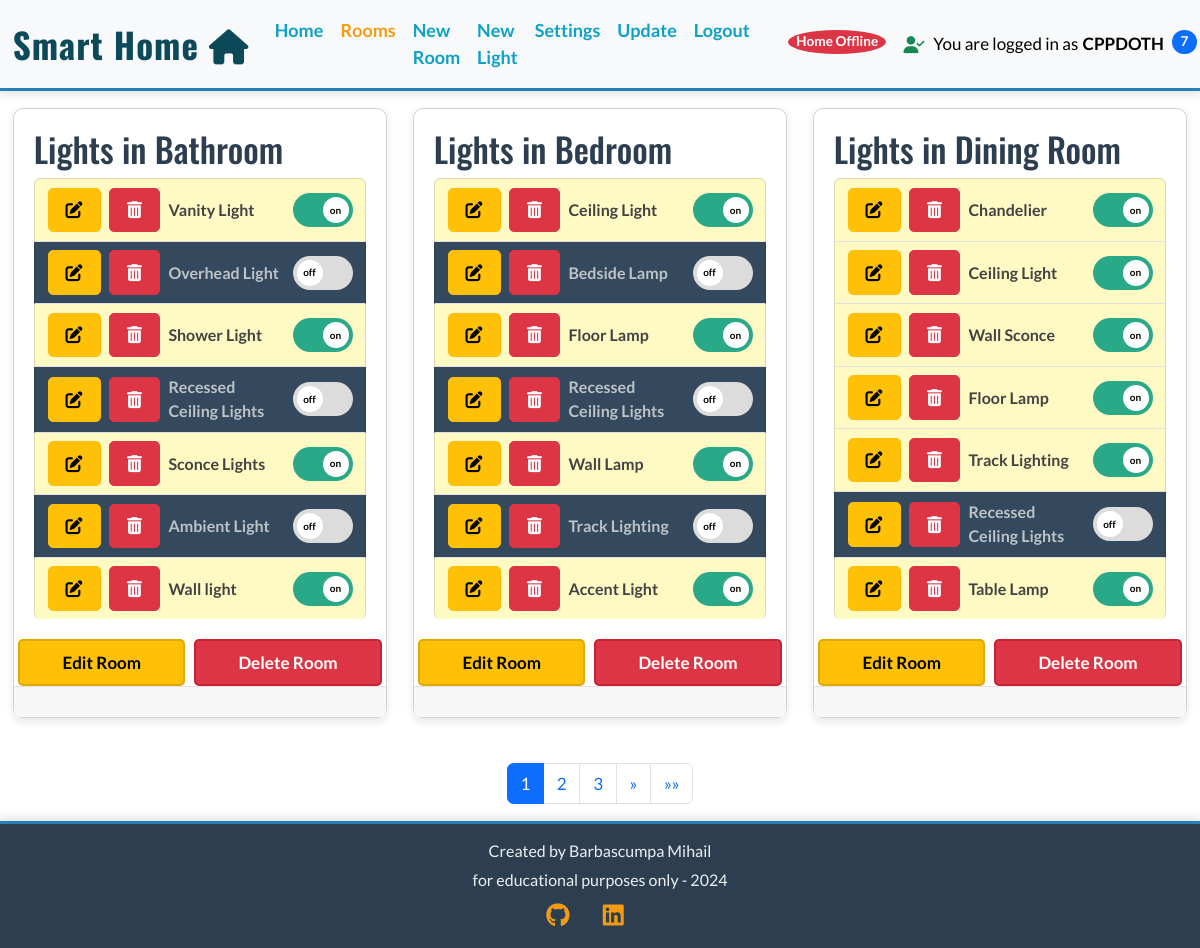
The page /rooms/ (signed in) on the database as committed earlier.
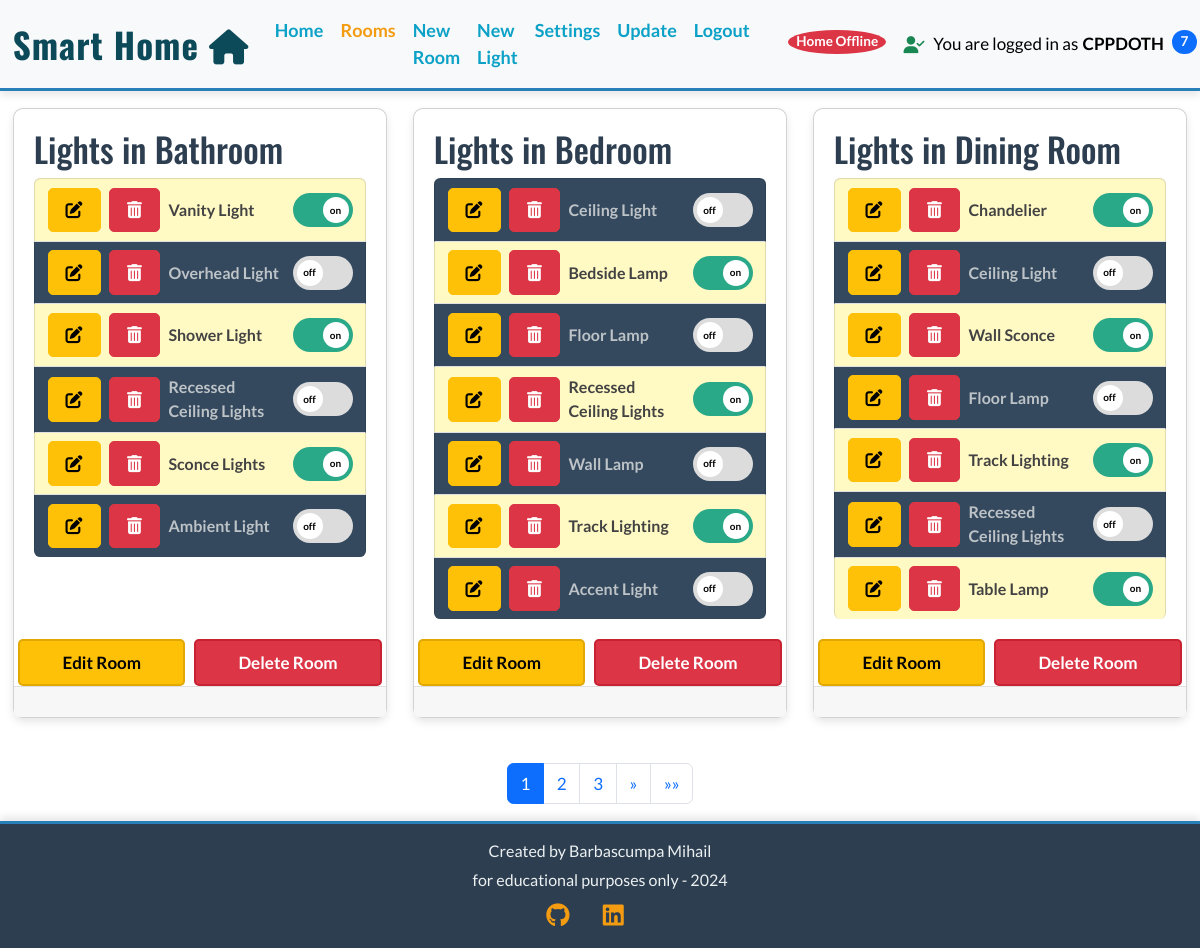
The same page on the database as committed later.
### light_app/models.py (models this page shows, shortened)
class Room(models.Model):
    name = models.CharField(max_length=100)
    user = models.ForeignKey(
        User, on_delete=models.CASCADE, related_name="rooms"
    )
    class Meta:
        ordering = ["name"]
        unique_together = ('name', 'user')

class Light(models.Model):
    name = models.CharField(max_length=100, default="")
    room = models.ForeignKey(Room, on_delete=models.CASCADE, related_name="lights")
    description = models.TextField(null=True, blank=True, default="")
    state = models.IntegerField(choices=STATE_CHOICES, default=2)
    choices = models.ManyToManyField(Choice, related_name="lights", blank=True)
    class Meta:
        ordering = ["id"]

### light_app/views.py (the view)
# urls.py: path("rooms/", views.room_list_view, name="room_list"),
@login_required
def room_list_view(request):
    rooms = Room.objects.filter(user=request.user).prefetch_related("lights")
    paginator = Paginator(rooms, 3)
    page_number = request.GET.get("page")
    page_obj = paginator.get_page(page_number)
    context = {
        "room_list": page_obj,
        "is_paginated": page_obj.has_other_pages(),
        "page_obj": page_obj,
    }
    return render(request, "light_app/rooms_list.html", context)

### firmware_manager/context_processors.py (called while the page is built)
def user_ip_processor(request):
    user_ip = request.META.get('REMOTE_ADDR')  # Obține adresa IP a utilizatorului
    print(f"USER IP IN CONTEXT {user_ip}")
    return {
        'user_ip': user_ip  # Include adresa IP în contextul template-ului
    }

### light_app/context_processors.py (called while the page is built, shortened)
def global_variables(request):
    global home_online_status
    user_settings=None
    if request.user.is_authenticated:
        user_settings, created = UserSettings.objects.get_or_create(user=request.user)
        user_id = request.user.id
        online_status = home_online_status.get(user_id, False)
        return {
            "home_online_status": online_status,  # Returnează doar starea utilizatorului curent
            "silence_mode": user_settings.silence_mode,
            "check_interval": user_settings.server_check_interval,  # Returnează intervalul corect
            "user_ip": request.META["REMOTE_ADDR"],
        }

### light_app/templates/light_app/rooms_list.html (shortened to what this page needs)
{% extends "base.html" %}
{% load static %}
{% block content %}
<div class="container-fluid">
  <div class="row">
    <div class="col-12 mt-3 left">
      <div class="row card-deck">
        {% for room in page_obj %}
        <div class="col-sm-12 col-md-6 col-lg-4 mb-4">
          <div class="card h-100 " id="light-{{ room.name }}-{{ light.name }}">
            <div class="card-body">
              <div class="image-container">
                <div class="image-flash">
                  <h2 class="card-title">Lights in {{ room.name }}</h2>
                </div>
              </div>
              <ul class="list-group">
                {% for light in room.lights.all %}
                <li id="light-{{ room.name }}-{{ light.name }}"
                  class="list-group-item d-flex justify-content-between align-items-center {% if light.get_state_display == 'on' %}light-on{% else %}light-off{% endif %} ">
                  <div class="d-flex align-items-center ">
                    {% if user.is_authenticated %}
                    <a href="{% url 'edit_light' light.id %}" class="btn btn-warning btn-sm">
                      <i class="fas fa-edit"></i>
                    </a>
                    <a href="{% url 'delete_light' light.id %}" class="btn btn-danger btn-sm ml-2">
                      <i class="fas fa-trash-alt"></i>
                    </a>
                    {% endif %}
                    <strong class="ml-2">{{ light.name }}</strong>
                  </div>
                  <form method="post" action="{% url 'toggle_light' room.name light.name %}" class="toggle-light-form"
                    data-light-name="{{ light.name }}" data-room-name="{{ room.name }}">
                    <label class="switch">
                      <span class="slider round"></span>
                    </label>
                  </form>
                </li>
                {% endfor %}
              </ul>
            </div>
            {% if user.is_authenticated %}
            <div class="d-flex justify-content-between w-100">
              <a href="{% url 'edit_room' room.id %}" class="btn btn-edit-room flex-grow-1 mx-1">Edit Room</a>
              <a href="{% url 'delete_room' room.id %}" class="btn btn-delete-room flex-grow-1 mx-1">Delete Room</a>
            </div>
            {% endif %}
            <div class="card-footer"></div>
          </div>
        </div>
        {% endfor %}
      </div>
      {% if is_paginated %}
      <nav aria-label="Page navigation">
        <ul class="pagination justify-content-center">
          {% for num in page_obj.paginator.page_range %}
          {% if page_obj.number == num %}
          <li class="page-item active"><span class="page-link">{{ num }}</span></li>
          {% elif num > page_obj.number|add:'-3' and num < page_obj.number|add:'3' %} <li class="page-item"><a
              class="page-link" href="?page={{ num }}">{{ num }}</a></li>
            {% endif %}
            {% endfor %}
            {% if page_obj.has_next %}
            <li class="page-item">
              <a class="page-link" href="?page={{ page_obj.next_page_number }}" aria-label="Next">
                <span aria-hidden="true">&raquo;</span>
              </a>
            </li>
            <li class="page-item">
              <a class="page-link" href="?page={{ page_obj.paginator.num_pages }}" aria-label="Last">
                <span aria-hidden="true">&raquo;&raquo;</span>
              </a>
            </li>
            {% endif %}
        </ul>
      </nav>
      {% endif %}
    </div>
  </div>
</div>
{% endblock %}

Rows that differ between the two databases and show on the page:
removed Light: name "Wall light", shown under Room "Bathroom"
changed Light (number 7 of 20 on the later page): state 1 → 2 (drawn)
changed Light "Bedside Lamp": state 2 → 1 (drawn)
changed Light (number 9 of 20 on the later page): state 1 → 2 (drawn)
changed Light (number 10 of 20 on the later page): state 2 → 1 (drawn)
changed Light "Wall Lamp": state 1 → 2 (drawn)
changed Light (number 12 of 20 on the later page): state 2 → 1 (drawn)
changed Light "Accent Light": state 1 → 2 (drawn)
changed Light (number 15 of 20 on the later page): state 1 → 2 (drawn)
changed Light (number 17 of 20 on the later page): state 1 → 2 (drawn)
